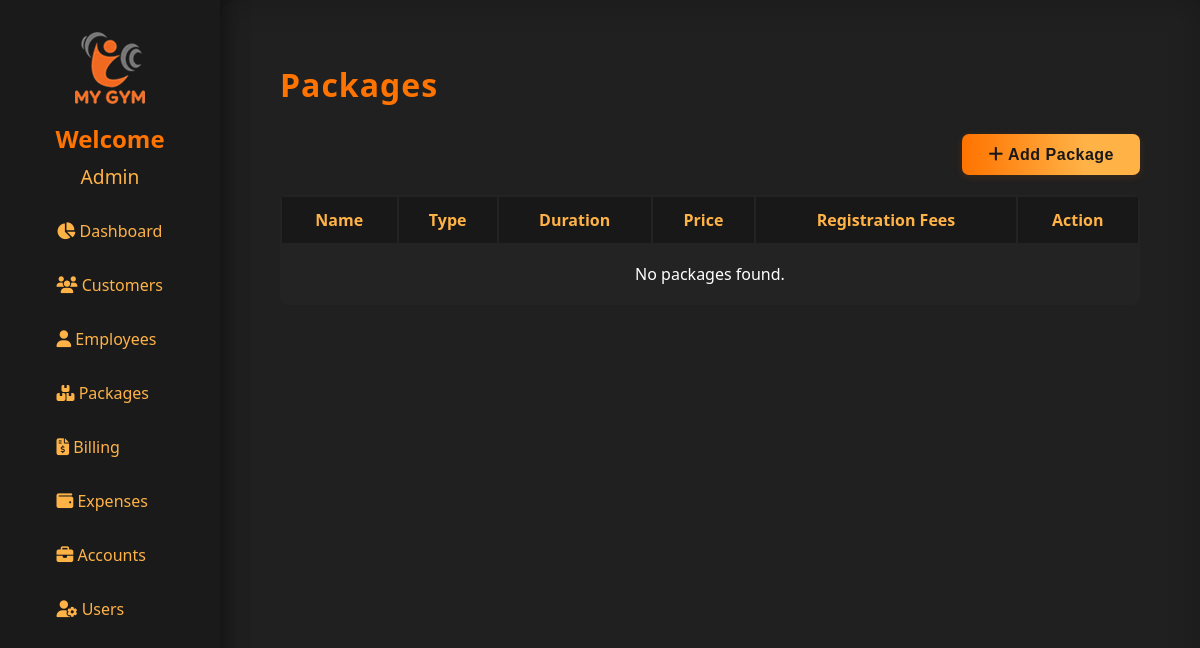
Before: /packages (signed in) with the older database file.
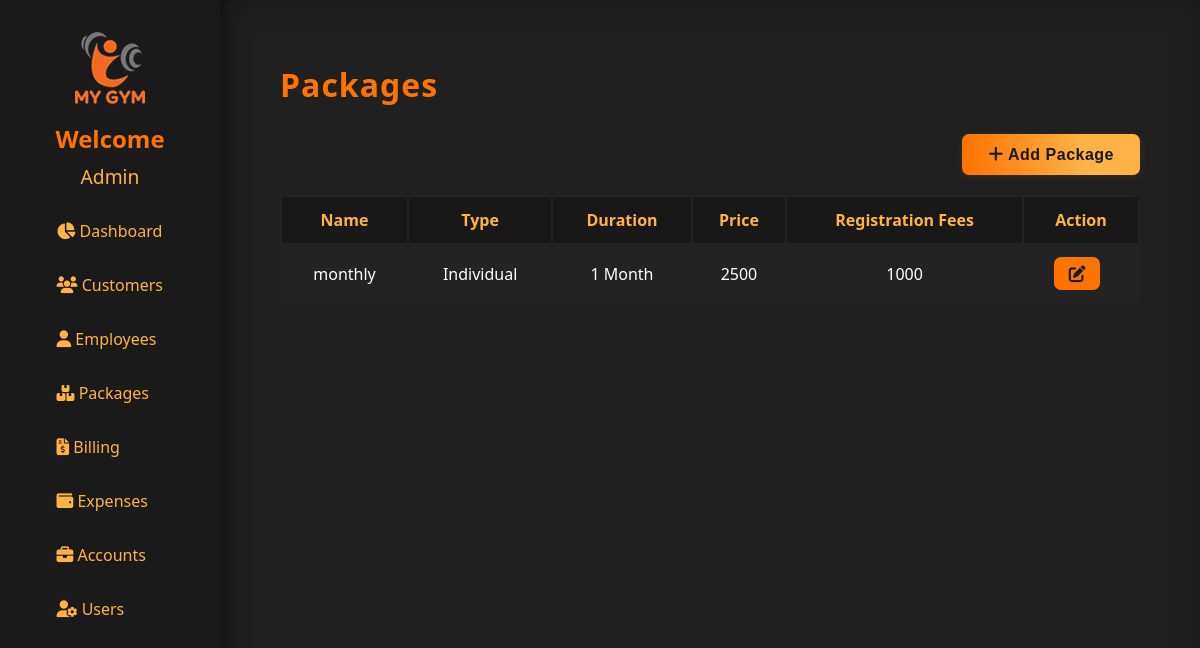
After: the same page with the newer database file.
### models.py (models this page shows)
class Packages(db.Model):
    id = db.Column(db.Integer, primary_key=True)
    package_name = db.Column(db.String(100), nullable=False)
    package_type = db.Column(db.String(50), nullable=False)  # e.g., 'Individual' or 'Personal'
    package_duration = db.Column(db.String(50), nullable=False)  # e.g., '1 Month', '6 Months'
    package_price = db.Column(db.Integer, nullable=False)
    registration_fees = db.Column(db.Integer, nullable=False)
    created_at = db.Column(db.DateTime, default=datetime.utcnow)
    updated_at = db.Column(db.DateTime, default=datetime.utcnow, onupdate=datetime.utcnow)

### app.py (the view, shortened to what this page needs)
@app.route('/packages', methods=['GET', 'POST'])
@login_required
def packages():
    all_packages = Packages.query.order_by(Packages.id.desc()).all()
    return render_template('packages.html', packages=all_packages)

### app.py (called while the page is built)
@login_manager.user_loader
def load_user(user_id):
    return db.session.get(User, int(user_id))

### templates/packages.html (shortened to what this page needs)
{% extends "base.html" %}
{% block content %}
<h1 style="color:#ff7300; letter-spacing:1px; margin-bottom: 28px;">Packages</h1>
<div style="display: flex; justify-content: flex-end; align-items: center; margin-bottom: 20px;">
    <button class="leet-btn" onclick="openAddModal()" style="width:auto; padding:12px 26px; font-size:1em;">
        <i class="fa fa-plus"></i> Add Package
    </button>
</div>
<table style="width:100%; background:#232323; border-radius:8px; overflow:hidden;">
    <thead>
        <tr style="background:#181818; color:#ffb347;">
            <th style="padding:12px;">Name</th>
            <th style="padding:12px;">Type</th>
            <th style="padding:12px;">Duration</th>
            <th style="padding:12px;">Price</th>
            <th style="padding:12px;">Registration Fees</th>
            <th style="padding:12px;">Action</th>
        </tr>
    </thead>
    <tbody>
        {% for pkg in packages %}
        <tr style="text-align:center; border-bottom:1px solid #292929;">
            <td style="padding:12px;">{{ pkg.package_name }}</td>
            <td style="padding:12px;">{{ pkg.package_type }}</td>
            <td style="padding:12px;">{{ pkg.package_duration }}</td>
            <td style="padding:12px;">{{ pkg.package_price }}</td>
            <td style="padding:12px;">{{ pkg.registration_fees }}</td>
            <td style="padding:12px;">
            <button class="leetpk-btn edit-btn" onclick="openUpdateModal({{ pkg.id }}, '{{ pkg.package_name }}', '{{ pkg.package_type }}', '{{ pkg.package_duration }}', '{{ pkg.package_price }}', '{{ pkg.registration_fees }}')">
                <i class="fa fa-edit"></i>
            </button>
        </td>
        </tr>
        {% else %}
        <tr>
            <td colspan="6" style="padding:18px; text-align:center;">No packages found.</td>
        </tr>
        {% endfor %}
    </tbody>
</table>
{% endblock %}

Changed rows visible on the page:
added Packages: package_name "monthly", package_type "Individual", package_duration "1 Month", package_price "2500", registration_fees "1000"
Other visible differences:
text no longer shown: "No packages found."
